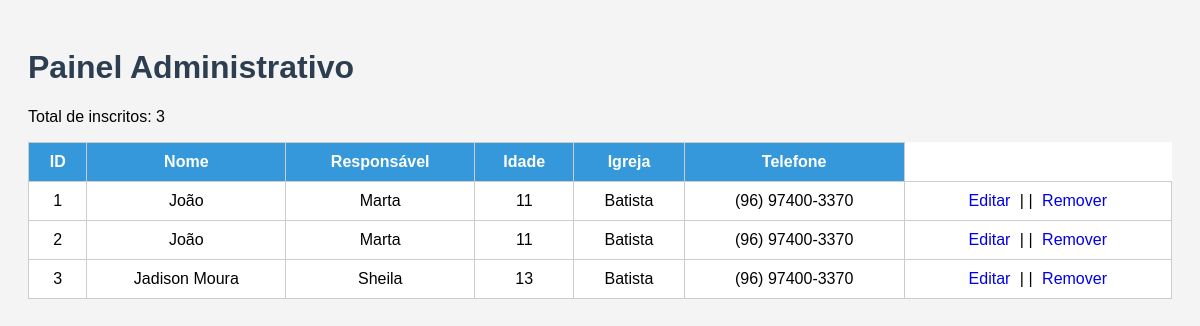
/admin (signed in), run on the app's committed database.
### tables this page shows
CREATE TABLE criancas (

            id INTEGER PRIMARY KEY AUTOINCREMENT,

            nome TEXT NOT NULL,

            responsavel TEXT NOT NULL,

            idade TEXT NOT NULL,

            igreja TEXT NOT NULL,

            telefone TEXT NOT NULL
        );

### app.py (the view)
@app.route('/admin')
def admin():
    if not session.get('admin_logado'):
        return redirect(url_for('login'))
    conexao = conectar()
    cursor = conexao.cursor()
    cursor.execute('SELECT * FROM criancas')
    criancas = cursor.fetchall()
    conexao.close()
    total = len(criancas)
    return render_template(
        'admin.html',
        criancas=criancas,
        total=total
    )

### database.py (called while the page is built)
def conectar():
    conexao = sqlite3.connect('ebf.db')
    return conexao

### templates/admin.html (shortened to what this page needs)
<!DOCTYPE html>
<html lang="pt-br">
<head>
</head>
<body>
    <h1>
        Painel Administrativo
    </h1>
    <p>
        Total de inscritos:
        {{ total }}
    </p>
    <table>
        <tr>
            <th>ID</th>
            <th>Nome</th>
            <th>Responsável</th>
            <th>Idade</th>
            <th>Igreja</th>
            <th>Telefone</th>
        </tr>
        {% for crianca in criancas %}
        <tr>
            <td>{{ crianca[0] }}</td>
            <td>{{ crianca[1] }}</td>
            <td>{{ crianca[2] }}</td>
            <td>{{ crianca[3] }}</td>
            <td>{{ crianca[4] }}</td>
            <td>{{ crianca[5] }}</td>
            <td>
                <a href="/editar/{{ crianca[0] }}">Editar</a>
        |       <span>|</span>
                <a href="/remover/{{ crianca[0] }}">Remover</a>
            </td>
        </tr>
        {% endfor %}
    </table>
</body>
</html>

### templates/admin.html (style rules this page uses)
body { font-family: Arial; background-color: #f4f4f4; padding: 20px; }
h1 { color: #2c3e50; }
table { width: 100%; border-collapse: collapse; background-color: white; }
th, td { border: 1px solid #ccc; padding: 10px; text-align: center; }
th { background-color: #3498db; color: white; }
a { text-decoration: none; margin: 5px; }

### data on the page
criancas: id "1", nome "João", responsavel "Marta", idade "11", igreja "Batista", telefone "(96) 97400-3370"
criancas: id "2", nome "João", responsavel "Marta", idade "11", igreja "Batista", telefone "(96) 97400-3370"
criancas: id "3", nome "Jadison Moura", responsavel "Sheila", idade "13", igreja "Batista", telefone "(96) 97400-3370"

### other printed values
{{ total }} "3"
